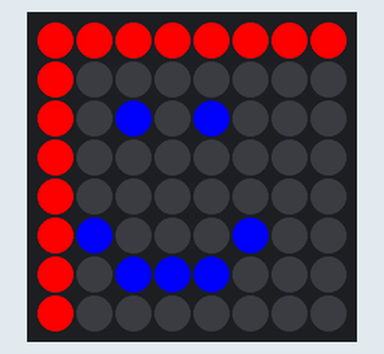
This program was run on a simulated Raspberry Pi (BCM pin numbers) with a Sense HAT. On the bench: the Sense HAT's 8×8 RGB LED matrix. At 0.0 s the program stops and its outputs stay as they are.

Above: at 0.1 s.

The program:

displayImage_senseHat.py
```python
from sense_hat import SenseHat

sense = SenseHat()

sense.set_pixel(2, 2, (0, 0, 255))
sense.set_pixel(4, 2, (0, 0, 255))
sense.set_pixel(1, 5, (0, 0, 255))
sense.set_pixel(2, 6, (2, 0, 255))
sense.set_pixel(3, 6, (2, 0, 255))
sense.set_pixel(4, 6, (2, 0, 255))
sense.set_pixel(5, 5, (2, 0, 255))

sense.set_pixel(0, 0, (255, 0, 0))
sense.set_pixel(0, 1, (255, 0, 0))
sense.set_pixel(0, 2, (255, 0, 0))
sense.set_pixel(0, 3, (255, 0, 0))
sense.set_pixel(0, 4, (255, 0, 0))
sense.set_pixel(0, 5, (255, 0, 0))
sense.set_pixel(0, 6, (255, 0, 0))
sense.set_pixel(0, 7, (255, 0, 0))

sense.set_pixel(1, 0, (255, 0, 0))
sense.set_pixel(2, 0, (255, 0, 0))
sense.set_pixel(3, 0, (255, 0, 0))
sense.set_pixel(4, 0, (255, 0, 0))
sense.set_pixel(5, 0, (255, 0, 0))
sense.set_pixel(6, 0, (255, 0, 0))
sense.set_pixel(7, 0, (255, 0, 0))
```
